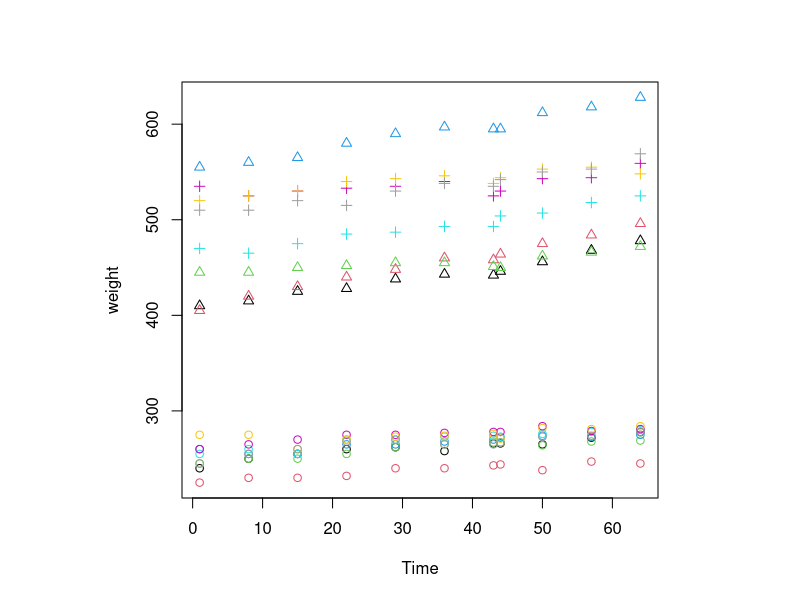
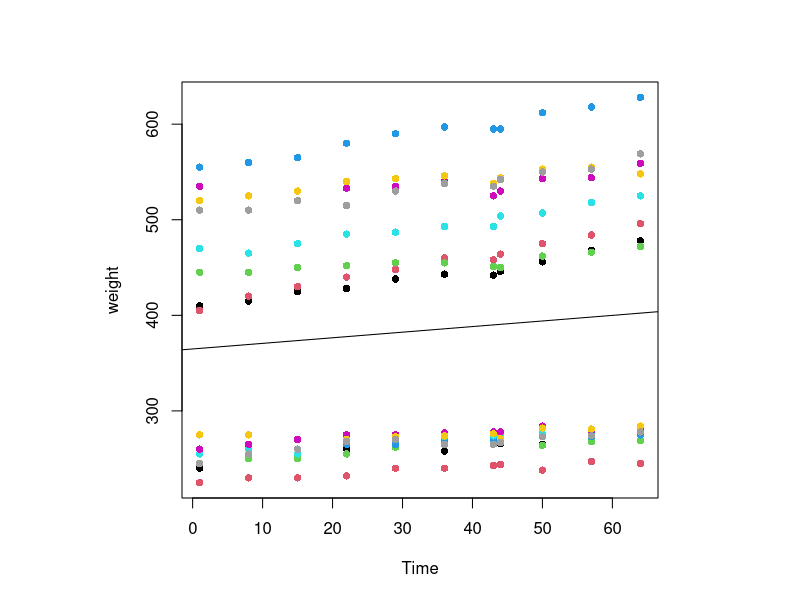
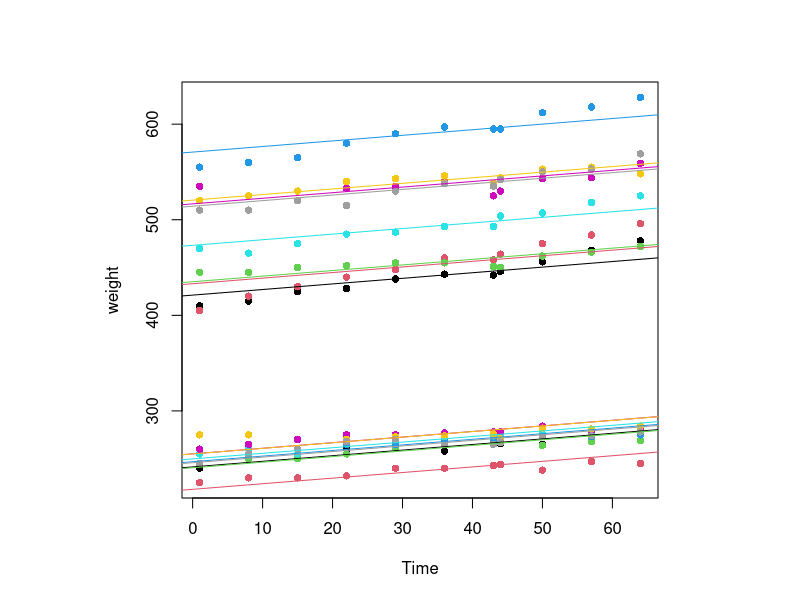
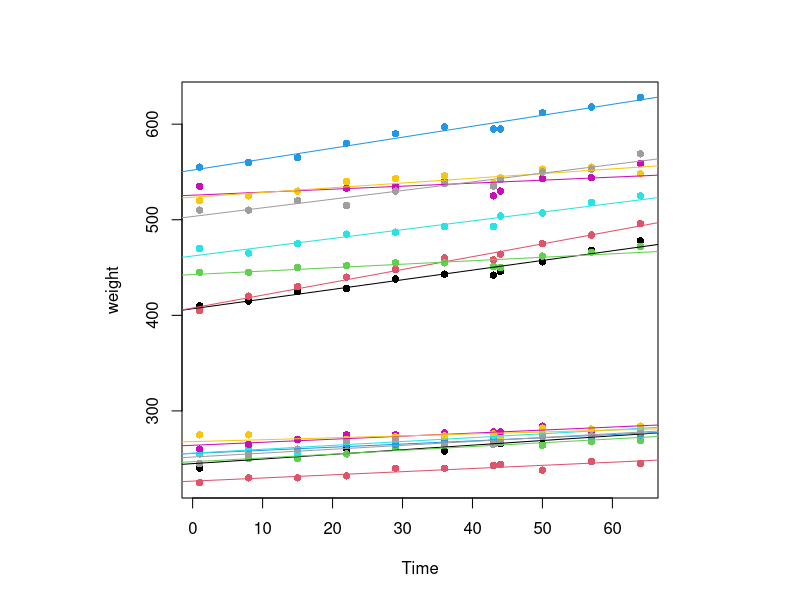
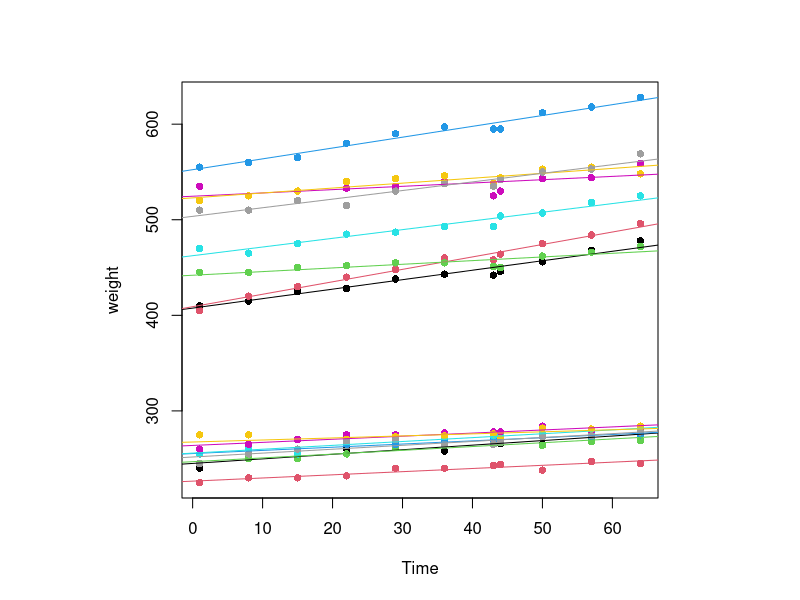
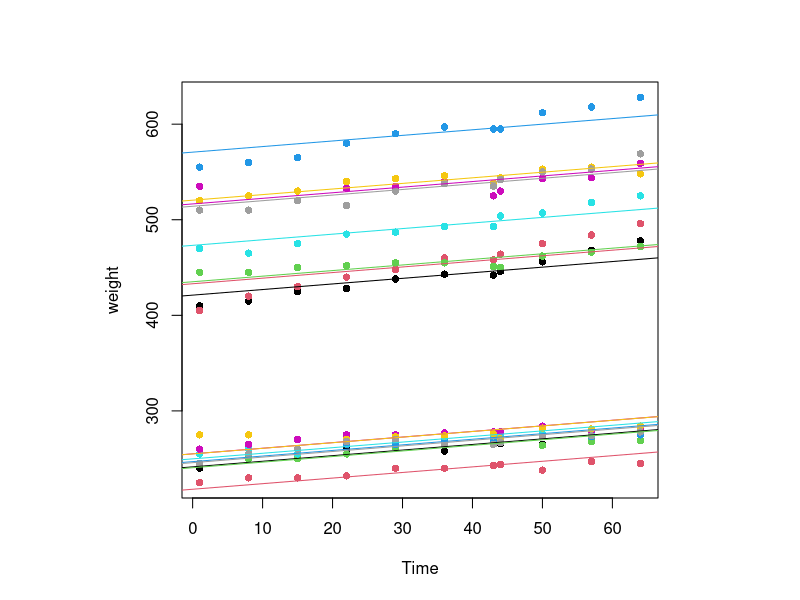
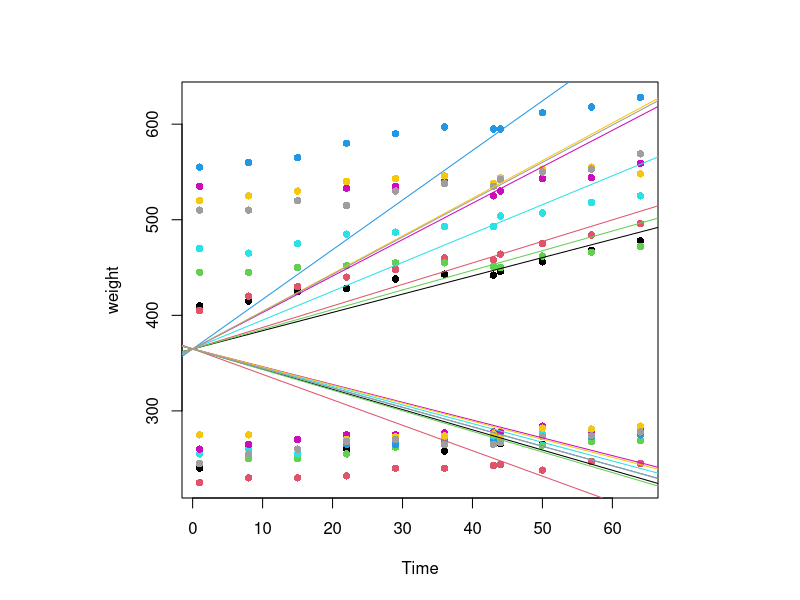
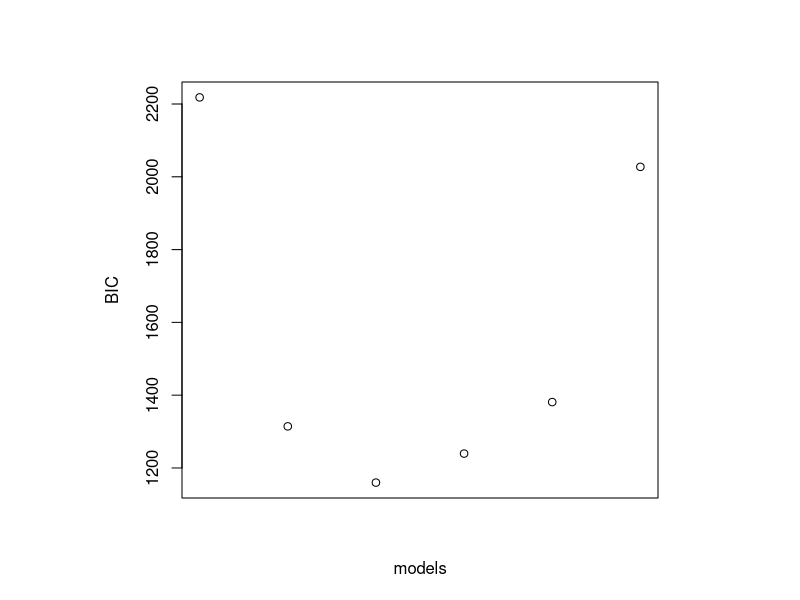

The R source for these figures, in order:
## ---- chunk 1
knitr::opts_chunk$set(collapse=TRUE, comment = "#>", fig.width=9, fig.height=6, eval=TRUE, echo=TRUE, results="verbatim", warning=FALSE)
## ---- chunk 2
d = nlme::BodyWeight
d$Rat = factor(d$Rat, levels=unique(d$Rat), order=FALSE)
head(d)
dim(d)
layout(1, respect=TRUE)
plot(weight~Time, d, col=d$Rat, pch=as.numeric(d$Diet))
## ---- chunk 3
m0 = lm(weight~Time, d)
m1 = lm(weight~Time+Rat, d)
m2 = lm(weight~Time*Rat, d)
## ---- chunk 4
layout(1, respect=TRUE)

m0 = lm(weight~Time, d)
summary(m0)
plot(weight~Time, d, pch=16, col=d$Rat, lty=as.numeric(d$Diet))
abline(m0)

m1 = lm(weight~Time+Rat, d)
summary(m1)
plot(weight~Time, d, pch=16, col=d$Rat, lty=as.numeric(d$Diet))
abline(a=m1$coef[1]             , b=m1$coef[2], col=1)
n = length(levels(d$Rat))
for (i in 2:n) {
  abline(a=m1$coef[1] + m1$coef[i+1], b=m1$coef[2], col=i)  
}


m2 = lm(weight~Time*Rat, d)
summary(m2)
plot(weight~Time, d, pch=16, col=d$Rat, lty=as.numeric(d$Diet))
abline(a=m2$coef[1]             , b=m2$coef[2]              , col=1)
n = length(levels(d$Rat))
for (i in 2:n) {
  abline(a=m2$coef[1] + m2$coef[i+1], b=m2$coef[2] + m2$coef[n+i] , col=i)
}
# abline(a=m2$coef[1] + m2$coef[3], b=m2$coef[2] + m2$coef[7] , col=2)
# abline(a=m2$coef[1] + m2$coef[4], b=m2$coef[2] + m2$coef[8] , col=3)
# abline(a=m2$coef[1] + m2$coef[5], b=m2$coef[2] + m2$coef[9] , col=4)
# abline(a=m2$coef[1] + m2$coef[6], b=m2$coef[2] + m2$coef[10], col=5)

## ---- chunk 5
m4 = lme4::lmer(weight ~ Time + (Time | Rat), data=d)
## ---- chunk 6
layout(1, respect=TRUE)


m4 = lme4::lmer(weight ~ Time + (Time | Rat), data=d)
summary(m4)
coef(m4)
plot(weight~Time, d, pch=16, col=d$Rat, lty=as.numeric(d$Diet))
n = length(levels(d$Rat))
for (i in 1:n) {
  abline(a=coef(m4)$Rat[i,1], b=coef(m4)$Rat[i,2], col=i)
}
## ---- chunk 7
m6 = lme4::lmer(weight ~ Time + (1 | Rat), data = d)
m8 = lme4::lmer(weight ~ Time + (0+Time | Rat), data = d)
## ---- chunk 8
layout(1, respect=TRUE)

m6 = lme4::lmer(weight ~ Time + (1 | Rat), data = d)
summary(m6)
coef(m6)
plot(weight~Time, d, pch=16, col=d$Rat, lty=as.numeric(d$Diet))
n = length(levels(d$Rat))
for (i in 1:n) {
  abline(a=coef(m6)$Rat[i,1], b=coef(m6)$Rat[i,2], col=i)
}

m8 = lme4::lmer(weight ~ Time + (0+Time | Rat), data = d)
summary(m8)
coef(m8)
plot(weight~Time, d, pch=16, col=d$Rat, lty=as.numeric(d$Diet))
for (i in 1:n) {
  abline(a=coef(m8)$Rat[i,1], b=coef(m8)$Rat[i,2], col=i)
}
## ---- chunk 9
layout(1, respect=TRUE)
plot(c(
  BICm0=BIC(m0),
  BICm1=BIC(m1),
  BICm2=BIC(m2),
  BICm4=BIC(m4),
  BICm6=BIC(m6),
  BICm8=BIC(m8)
), ylab="BIC", xaxt="n", xlab="models")
## ---- chunk 10
BIC(m0)
BIC(m1)
BIC(m2)
BIC(m4)
BIC(m6)
BIC(m8)
## ---- chunk 11
m4 = lme4::lmer(weight ~ Time + (Time | Rat), data=d)
summary(m4)
coef(m4)
plot(weight~Time, d, pch=16, col=d$Rat, lty=as.numeric(d$Diet))
n = length(levels(d$Rat))
for (i in 1:n) {
  abline(a=coef(m4)$Rat[i,1], b=coef(m4)$Rat[i,2], col=i)
}

m9 = lme4::lmer(weight ~ Time + Diet + (Time | Rat), data=d)
summary(m9)

m10 = lme4::lmer(weight ~ Time + Diet + (Time + Diet | Rat), data=d)
summary(m10)

BIC(m4)
BIC(m9)
BIC(m10)


# cours_reglog.html#42_test_du_rapport_de_vraisemblance
anova(m4, m9, test="Chisq")



# m11 = lme4::lmer(weight ~ Time + (Time | Rat / Diet) , data=d)
# summary(m11)
#
# m11 = lme4::lmer(weight ~ Time + (Time | Diet / Rat ) , data=d)
# summary(m11)

## ---- chunk 12
sessionInfo()
